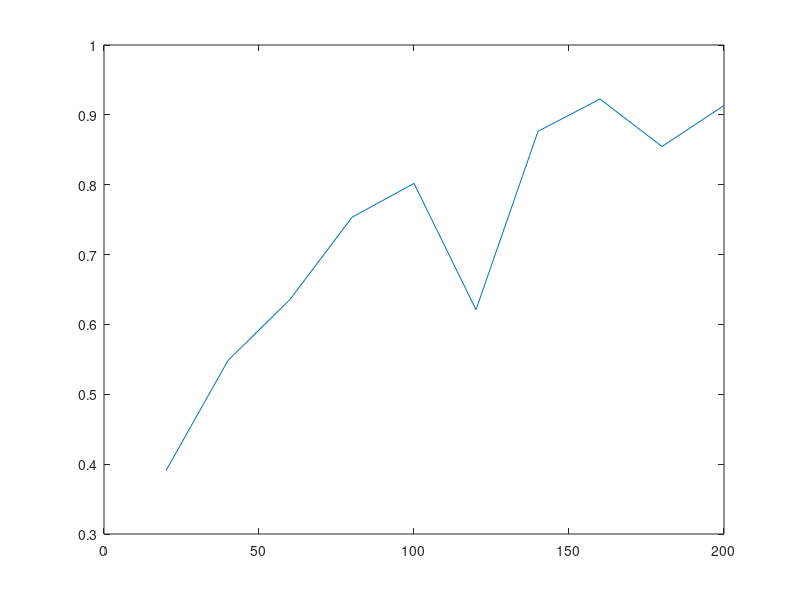

Reproduce this figure in MATLAB.
clc;
close all;
clear;

K = 20; % Number of users
Map = 20:20:200; % Number of APs
rho_p_cf = 1;
tau_cf = K;
%Beta = ones(M,K); %largescale path loss
rho_d_cf = 1; % Allocating all power to downlink signals

Rd_k = zeros(K,length(Map));
for mm = 1:length(Map)
M = Map(mm);
Beta = ones(M,K); %largescale path loss
%% Pilot generation

% Generate a random Hermitian matrix
A = randn(K) + 1i * randn(K); % Complex random matrix
A = (A + conj(A')) / 2; % Ensuring Hermitian property

% Compute eigenvectors and eigenvalues
[pilots, ~] = eig(A);

check = norm(pilots(:,5))^2
check2 = abs(pilots(:,1)'*pilots(:,2))^2  % tends to 0 as n increases

% Conclusion - My pilots are orthogonal
% we have now K different Kx1 size orthogonal pilot sequences
% tau cf = K

%% Generate channel coefficients MxK
G = sqrt(1/2) * (randn(M,K) + 1i * randn(M,K)); % Complex random matrix

% large scale pathloss Beta = 1 in each case.

Wp = sqrt(1/2) * (randn(K,M) + 1i * randn(K,M)); %Noise while receiving pilot vectors at AP

Yp = zeros(K,M); % Equation 2
for m = 1:M
    temp = zeros(K,1);
    for k=1:K
        temp = temp + G(m,k)*pilots(:,k);
    end
    Yp(:,m) = sqrt(rho_p_cf*tau_cf)*temp + Wp(:,m);
end

Yhatp = zeros(M,K); % Equation 3
for m = 1:M  
    for k=1:K
        Yhatp(m,k) = pilots(:,k)'*Yp(:,m);
    end    
end

C = zeros(M,K);
for m = 1:M  
    for k=1:K
        temp2 = 0;
        for kk = 1:K
            temp2 = temp2 + Beta(m,kk)*(abs(pilots(:,k)'*pilots(:,kk)))^2;
        end
        C(m,k) = (sqrt(rho_p_cf*tau_cf)*Beta(m,k))/(tau_cf*rho_p_cf*temp2 + 1);
    end    
end

Gcap = C.*Yhatp; % Equation 4
Gamma = sqrt(rho_p_cf*tau_cf)* Beta.*C;
Eta = zeros(M,K);
for m = 1:M  
    for k=1:K
        Eta(m,k) = 1/(K*Gamma(m,k));
    end    
end


%% Equation 24 begins 
for kth = 1:K
    num_s = 0;
    for msn = 1:M
        num_s = num_s + sqrt(Eta(msn,kth))*Gamma(msn,kth);
    end

    den_s1 = 0;
    for ksd = 1:K
        if(ksd~=kth)
            den_s_i = 0;
            for msd = 1:M
                den_s_i = den_s_i + sqrt(Eta(msd,ksd))*Gamma(msd,ksd)*(Beta(msd,kth)/Beta(msd,ksd));
            end
            den_s1 = den_s1 + (den_s_i^2)*(abs(pilots(:,ksd)'*pilots(:,kth)))^2;
        end
    end

    den_s2=0;
    for ksd2 = 1:K
        for msd2=1:M
            den_s2 = den_s2 + Eta(msd2,ksd2)*Gamma(msd2,ksd2)*Beta(msd2,kth);
        end
    end


    Rd_k(kth,mm) = log2(1+ (rho_d_cf*(num_s^2))/(rho_d_cf*den_s1 + rho_d_cf*den_s2 +1));

end % end of loop for kth user
end %end of loop for M antennas at AP
Cap = sum(Rd_k,1)/K;
plot(Map,Cap);
